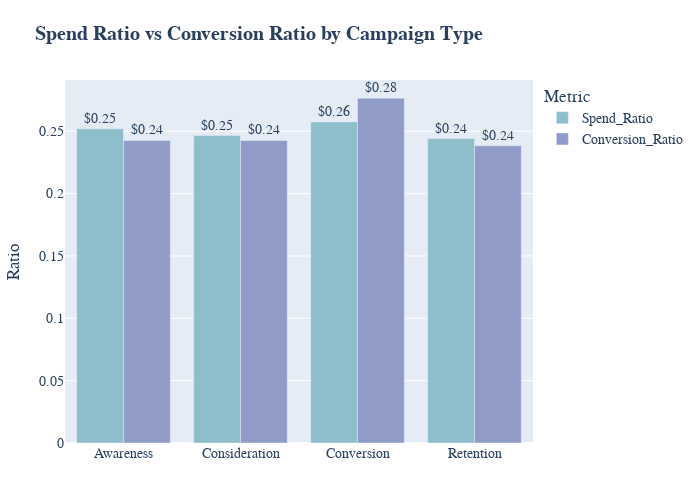

Here is the notebook cell this chart was saved with:
### Code cell
# Visualize the ratios in a bar chart
fig = px.bar(plot_df, x='campaigntype', y = 'Ratio', color = 'Metric', barmode = 'group',
             text = 'Ratio',
             title='<b>Spend Ratio vs Conversion Ratio by Campaign Type</b>',
            color_discrete_sequence=["#8dbeca", "#909bc7", "#6ece58", "#c59dc1"])

fig.update_traces(texttemplate='$%{text:.2f}', textposition='outside')
fig.update_layout(xaxis_title='', height=500, width = 700, font=dict(size=14, family="Arial"),
                  margin=dict(t=80, l=50, r=50, b=50))

# Save as PNG (or use .jpeg, .pdf, etc.)
fig.write_image("spend_ratio_conversion_ratio.png")  
Image("spend_ratio_conversion_ratio.png")
fig.show()

### Figure 1 — Plotly figure (JSON) as saved in the notebook; plotly's stock layout.template omitted (floating-point values rounded to 4 significant figures)
{"data": [{"alignmentgroup": "True", "hovertemplate": "Metric=Spend_Ratio<br>campaigntype=%{x}<br>Ratio=%{text}<extra></extra>", "legendgroup": "Spend_Ratio", "marker": {"color": "#8dbeca", "pattern": {"shape": ""}}, "name": "Spend_Ratio", "offsetgroup": "Spend_Ratio", "orientation": "v", "showlegend": true, "text": [0.2519, 0.2465, 0.2575, 0.2442], "textposition": "outside", "texttemplate": "$%{text:.2f}", "type": "bar", "x": ["Awareness", "Consideration", "Conversion", "Retention"], "xaxis": "x", "y": [0.2519, 0.2465, 0.2575, 0.2442], "yaxis": "y"}, {"alignmentgroup": "True", "hovertemplate": "Metric=Conversion_Ratio<br>campaigntype=%{x}<br>Ratio=%{text}<extra></extra>", "legendgroup": "Conversion_Ratio", "marker": {"color": "#909bc7", "pattern": {"shape": ""}}, "name": "Conversion_Ratio", "offsetgroup": "Conversion_Ratio", "orientation": "v", "showlegend": true, "text": [0.2426, 0.2426, 0.2765, 0.2383], "textposition": "outside", "texttemplate": "$%{text:.2f}", "type": "bar", "x": ["Awareness", "Consideration", "Conversion", "Retention"], "xaxis": "x", "y": [0.2426, 0.2426, 0.2765, 0.2383], "yaxis": "y"}], "layout": {"barmode": "group", "font": {"family": "Arial", "size": 14}, "height": 500, "legend": {"title": {"text": "Metric"}, "tracegroupgap": 0}, "margin": {"b": 50, "l": 50, "r": 50, "t": 80}, "title": {"text": "<b>Spend Ratio vs Conversion Ratio by Campaign Type</b>"}, "width": 700, "xaxis": {"anchor": "y", "autorange": true, "domain": [0, 1], "range": [-0.5, 3.5], "title": {"text": ""}, "type": "category"}, "yaxis": {"anchor": "x", "autorange": true, "domain": [0, 1], "range": [0, 0.2911], "title": {"text": "Ratio"}, "type": "linear"}}}
